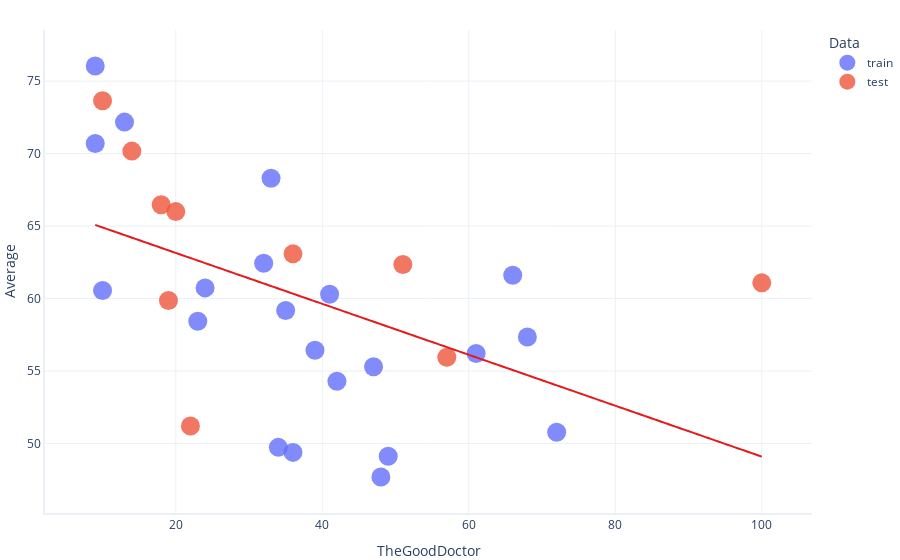

Notebook code cell kept with this figure:
### Code cell
# You don't need to understand this code well
# It's just used to create a scatter plot

# concatenate training and test so they can be graphed
plot_set = pd.concat([train,test])
plot_set["Data"] = ["train"] * len(train) + ["test"] * len(test)

# Create graph
graphing.scatter_2D(plot_set, "TheGoodDoctor", "Average", "Data", trendline = lambda x: model.params[1] * x + model.params[0])
